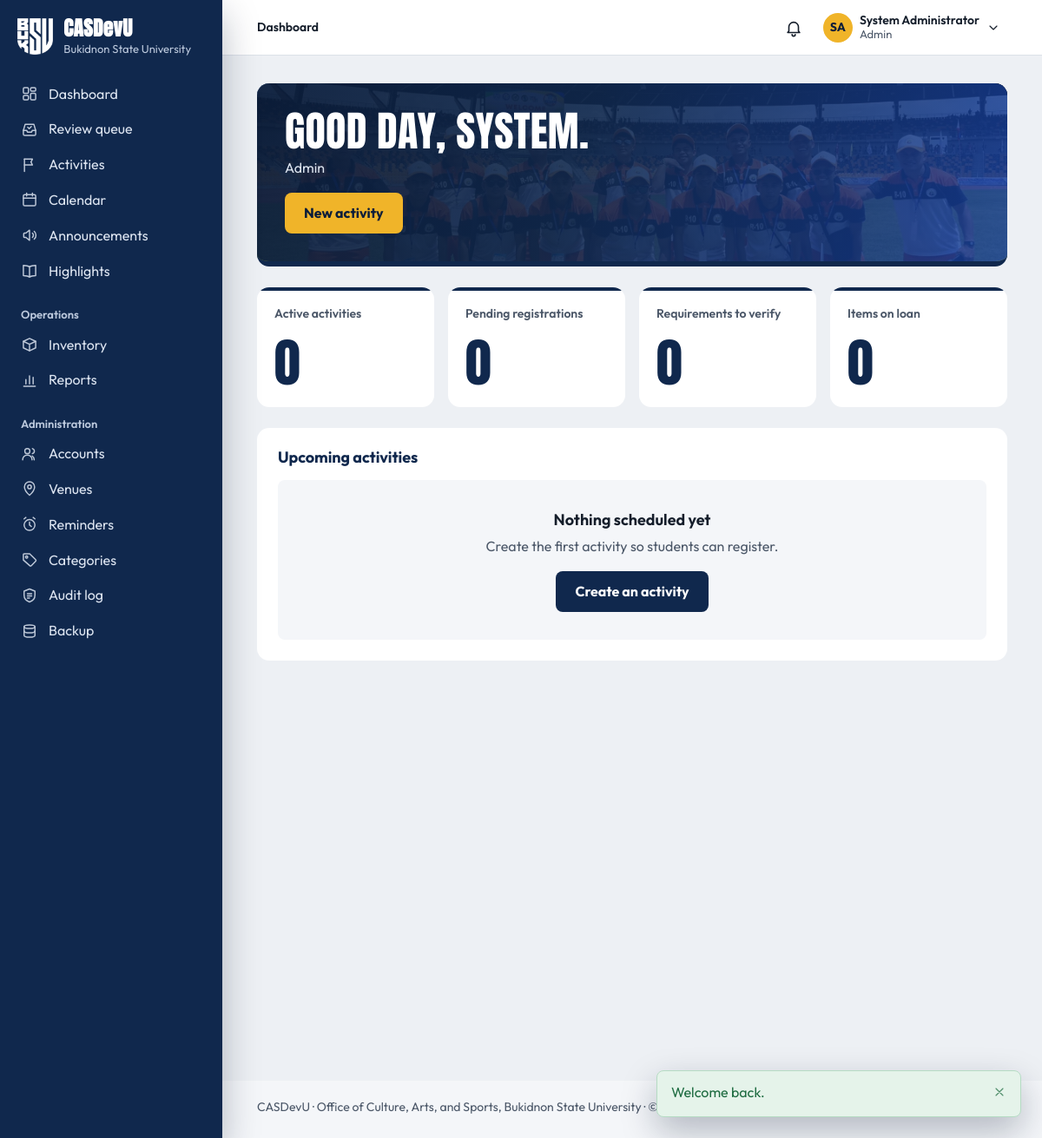
/index.php (signed in), run on the app's committed database.
### tables this page shows
CREATE TABLE settings (
    setting_key     VARCHAR(80) PRIMARY KEY,
    setting_value   TEXT NULL,
    description     VARCHAR(255) NULL,
    updated_at      TIMESTAMP NOT NULL DEFAULT CURRENT_TIMESTAMP
                        ON UPDATE CURRENT_TIMESTAMP
);

CREATE TABLE users (
    user_id         INT UNSIGNED AUTO_INCREMENT PRIMARY KEY,
    role_id         TINYINT UNSIGNED NOT NULL,

     
    email           VARCHAR(150) NOT NULL UNIQUE,    
    password_hash   VARCHAR(255) NOT NULL,           
     
    student_number  VARCHAR(30)  NULL UNIQUE,        
    first_name      VARCHAR(80)  NOT NULL,
    middle_name     VARCHAR(80)  NULL,
    last_name       VARCHAR(80)  NOT NULL,
    sex             ENUM('male','female','other') NULL,
    birth_date      DATE         NULL,
    contact_number  VARCHAR(30)  NULL,
    photo_path      VARCHAR(255) NULL,
    id_front_path   VARCHAR(255) NULL,               
    id_back_path    VARCHAR(255) NULL,               

     
    course_id       INT UNSIGNED     NULL,
    year_level_id   TINYINT UNSIGNED NULL,
    section         VARCHAR(20)      NULL,
     
    connection_note VARCHAR(500)     NULL,

     
    status          ENUM('pending','active','inactive','suspended')
                        NOT NULL DEFAULT 'pending',
    last_login_at   DATETIME NULL,
    created_at      TIMESTAMP NOT NULL DEFAULT CURRENT_TIMESTAMP,
    updated_at      TIMESTAMP NOT NULL DEFAULT CURRENT_TIMESTAMP
                        ON UPDATE CURRENT_TIMESTAMP,

    CONSTRAINT fk_users_role       FOREIGN KEY (role_id)       REFERENCES roles(role_id),
    CONSTRAINT fk_users_course     FOREIGN KEY (course_id)     REFERENCES courses(course_id)
                                       ON DELETE SET NULL,
    CONSTRAINT fk_users_year_level FOREIGN KEY (year_level_id) REFERENCES year_levels(year_level_id)
                                       ON DELETE SET NULL,

    INDEX idx_users_role   (role_id),
    INDEX idx_users_status (status),
    INDEX idx_users_name   (last_name, first_name)
);

### public/index.php (the view, shortened to what the rows shown need)
<?php
require_once __DIR__ . '/../includes/bootstrap.php';
require_login();
$user = current_user();
$role = current_role();
if ($role === 'student') {
    $stats = [
        ['label' => 'My registrations', 'value' => fetch_value(
            'SELECT COUNT(*) FROM registrations WHERE user_id = ?', [$user['user_id']]),
            'class' => '', 'href' => 'participation/my-activities.php'],
        ['label' => 'Approved',         'value' => fetch_value(
            "SELECT COUNT(*) FROM registrations WHERE user_id = ? AND status = 'approved'", [$user['user_id']]),
            'class' => 'stat-success', 'href' => 'participation/my-activities.php'],
        ['label' => 'Awaiting review',  'value' => fetch_value(
            "SELECT COUNT(*) FROM registrations WHERE user_id = ? AND status = 'pending'", [$user['user_id']]),
            'class' => 'stat-gold', 'href' => 'participation/my-activities.php'],
        ['label' => 'Missing requirements', 'value' => fetch_value(
            "SELECT COUNT(*) FROM (" . missing_requirements_sql() . ") m
               JOIN activities a ON a.activity_id = m.activity_id
              WHERE m.user_id = ? AND a.status <> 'completed'", [$user['user_id']]),
            'class' => 'stat-danger', 'href' => 'participation/my-activities.php'],
    ];
} elseif (can_review()) {
    $stats = [
        ['label' => 'Active activities', 'value' => fetch_value(
            "SELECT COUNT(*) FROM activities WHERE status IN ('upcoming','ongoing')"),
            'class' => '', 'href' => 'activities/index.php'],
        ['label' => 'Pending registrations', 'value' => review_counts()['registrations'],
            'class' => 'stat-gold', 'href' => 'review.php?lane=registrations'],
        ['label' => 'Requirements to verify', 'value' => review_counts()['documents'],
            'class' => 'stat-gold', 'href' => 'review.php?lane=documents'],
        ['label' => 'Items on loan', 'value' => fetch_value(
            'SELECT COUNT(*) FROM borrowings WHERE returned_at IS NULL'),
            'class' => '', 'href' => is_office_staff() ? 'inventory/borrowings.php' : null],
    ];
}
$wideRows = !in_array($role, ['student', 'guest'], true);
$pageTitle = 'Dashboard';
require __DIR__ . '/../includes/layout/header.php';
?>
<div class="page-head photo-band"<?= photo_band_style('stadium') ?>>
    <div>
        <h1>Good day, <?= e($user['first_name']) ?>.</h1>
        <p>
            <?= e(ucfirst((string) $role)) ?>
        </p>
    </div>
</div>
<div class="grid grid-2">
    <section class="card<?= $wideRows ? ' span-all' : '' ?>">
        <div class="card-head">
            <h2>Upcoming activities</h2>
        </div>
    </section>
</div>
<?php require __DIR__ . '/../includes/layout/footer.php'; ?>

### includes/layout/header.php (shortened to what the rows shown need)
<?php
$user         = current_user();
$role         = current_role();
$reviewCount  = $user && can_review() ? review_counts()['total'] : 0;
$currentFile  = basename($_SERVER['SCRIPT_NAME']);
$currentDir   = basename(dirname($_SERVER['SCRIPT_NAME']));
$isStudent    = $role === 'student';
$navSection = match (true) {
    in_array($currentDir, ['public', ''], true) && $currentFile === 'index.php'   => 'dashboard',
    in_array($currentDir, ['public', ''], true) && $currentFile === 'review.php'  => 'review',
    $currentFile === 'notifications.php'                        => 'notifications',
    $currentFile === 'profile.php'                              => 'profile',
    $currentFile === 'settings.php'                             => 'settings',
    $currentFile === 'calendar.php'                             => 'calendar',
    $currentDir === 'activities'                                => 'activities',
    $currentDir === 'announcements'                             => 'announcements',
    $currentDir === 'highlights'                                => 'highlights',
    $currentDir === 'inventory' && $isStudent && in_array($currentFile, ['reservations.php', 'borrow.php'], true) => 'borrow-requests',
    $currentDir === 'inventory'                                 => 'inventory',
    $currentDir === 'reports'                                   => 'reports',
    $currentDir === 'admin'                                     => pathinfo($currentFile, PATHINFO_FILENAME),
    $currentDir === 'requirements' && $isStudent                => 'my-requirements',
    $currentDir === 'participation' && $isStudent               => 'my-activities',
    $currentDir === 'participation' || $currentDir === 'requirements' => 'activities',
    default                                                     => '',
};
$sections = [
    'dashboard'       => ['Dashboard', 'index.php'],
    'review'          => ['Review queue', 'review.php'],
    'notifications'   => ['Notifications', 'notifications.php'],
    'profile'         => ['My profile', 'profile.php'],
    'settings'        => ['Settings', 'settings.php'],
    'calendar'        => ['Calendar', 'activities/calendar.php'],
    'activities'      => ['Activities', 'activities/index.php'],
    'announcements'   => ['Announcements', 'announcements/index.php'],
    'highlights'      => ['Highlights', 'highlights/index.php'],
    'inventory'       => [$isStudent ? 'Costumes & equipment' : 'Inventory', 'inventory/index.php'],
    'reports'         => ['Reports', 'reports/index.php'],
    'my-activities'   => ['My activities', 'participation/my-activities.php'],
    'my-requirements' => ['My requirements', 'requirements/mine.php'],
    'borrow-requests' => ['My borrow requests', 'inventory/reservations.php'],
    'users'           => ['Accounts', 'admin/users.php'],
    'venues'          => ['Venues', 'admin/venues.php'],
    'reminders'       => ['Reminders', 'admin/reminders.php'],
    'categories'      => ['Categories', 'admin/categories.php'],
    'audit'           => ['Audit log', 'admin/audit.php'],
    'backup'          => ['Backup', 'admin/backup.php'],
];
function nav_link(string $section, string $href, string $label, string $navSection, int $count = 0, string $countLabel = 'waiting'): string
{
    $current = $section === $navSection ? ' aria-current="page"' : '';
    $badge   = $count > 0
        ? '<span class="nav-count" aria-label="' . $count . ' ' . e($countLabel) . '">' . ($count > 99 ? '99+' : $count) . '</span>'
        : '';
    return '<a class="nav-link" href="' . e(url($href)) . '"' . $current . '>'
         . icon($section === 'inventory' && current_role() === 'student' ? 'equipment' : $section, 'nav-icon')
         . '<span class="nav-label">' . e($label) . '</span>' . $badge . '</a>';
}
$initials = $user
    ? strtoupper(mb_substr((string) $user['first_name'], 0, 1) . mb_substr((string) $user['last_name'], 0, 1))
    : '';
?>
<!DOCTYPE html>
<html lang="en">
<head>
    <link rel="stylesheet" href="<?= asset('css/style.css') ?>">
</head>
<body>
<div class="app<?= $user ? '' : ' app-public' ?>">
<?php if ($user): ?>
    <aside class="sidebar" id="sidebar" aria-label="Main navigation">
        <div class="sidebar-brand">
            <a class="brand" href="<?= url('index.php') ?>">
                <img class="brand-logo" src="<?= asset('img/buksu-logo-white.png') ?>" alt="" width="126" height="128">
                <span class="brand-text">
                    <span class="brand-mark"><?= e(APP_NAME) ?></span>
                    <span class="brand-sub"><?= e(university_name()) ?></span>
                </span>
            </a>
        </div>
        <nav class="sidebar-nav" aria-label="Sections">
            <div class="nav-group">
                <?= nav_link('dashboard', 'index.php', 'Dashboard', $navSection) ?>
                <?php if ($isStudent): ?>
                    <?= nav_link('my-activities', 'participation/my-activities.php', 'My activities', $navSection) ?>
                    <?= nav_link('my-requirements', 'requirements/mine.php', 'My requirements', $navSection) ?>
                <?php elseif (can_review()): ?>
                    <?= nav_link('review', 'review.php', 'Review queue', $navSection, $reviewCount, 'waiting for review') ?>
                <?php endif; ?>
                <?= nav_link('activities', 'activities/index.php', 'Activities', $navSection) ?>
                <?= nav_link('calendar', 'activities/calendar.php', 'Calendar', $navSection) ?>
                <?= nav_link('announcements', 'announcements/index.php', 'Announcements', $navSection) ?>
                <?= nav_link('highlights', 'highlights/index.php', 'Highlights', $navSection) ?>
            </div>
            <?php if (has_role('staff', 'admin', 'coordinator')): ?>
                <div class="nav-group">
                    <p class="nav-group-title">Operations</p>
                    <?= nav_link('inventory', 'inventory/index.php', 'Inventory', $navSection) ?>
                    <?= nav_link('reports', 'reports/index.php', 'Reports', $navSection) ?>
                </div>
            <?php endif; ?>
            <?php if (has_role('staff', 'admin')): ?>
                <div class="nav-group">
                    <p class="nav-group-title">Administration</p>
                    <?= nav_link('users', 'admin/users.php', 'Accounts', $navSection) ?>
                    <?= nav_link('venues', 'admin/venues.php', 'Venues', $navSection) ?>
                    <?= nav_link('reminders', 'admin/reminders.php', 'Reminders', $navSection) ?>
                    <?php if (has_role('admin')): ?>
                        <?= nav_link('categories', 'admin/categories.php', 'Categories', $navSection) ?>
                        <?= nav_link('audit', 'admin/audit.php', 'Audit log', $navSection) ?>
                        <?= nav_link('backup', 'admin/backup.php', 'Backup', $navSection) ?>
                    <?php endif; ?>
                </div>
            <?php endif; ?>
        </nav>
    </aside>
<?php endif; ?>
<div class="main">
<?php if ($user): ?>
    <?php
    [$sectionLabel, $sectionHref] = $sections[$navSection] ?? ['', ''];
    $pageLabel  = (string) ($pageTitle ?? '');
    $isSectionHome = $sectionHref !== '' && str_ends_with($_SERVER['SCRIPT_NAME'], '/' . $sectionHref);
    ?>
    <header class="topbar">
        <nav class="breadcrumb" aria-label="Breadcrumb">
            <ol>
                <?php if ($sectionLabel !== '' && !$isSectionHome): ?>
                    <li><a href="<?= url($sectionHref) ?>"><?= e($sectionLabel) ?></a></li>
                    <li aria-current="page"><?= e($pageLabel) ?></li>
                <?php else: ?>
                    <li aria-current="page"><?= e($sectionLabel !== '' ? $sectionLabel : $pageLabel) ?></li>
                <?php endif; ?>
            </ol>
        </nav>
        <div class="topbar-actions">
            <?php require __DIR__ . '/notifications-menu.php'; ?>
            <details class="account-menu" data-menu>
                <summary class="account-trigger" aria-label="Account menu for <?= e(full_name($user)) ?>">
                    <?php if ($userPhotoUrl = user_photo_url($user)): ?>
                        <img class="account-initials" src="<?= e($userPhotoUrl) ?>" alt="" width="34" height="34">
                    <?php else: ?>
                        <span class="account-initials" aria-hidden="true"><?= e($initials) ?></span>
                    <?php endif; ?>
                    <span class="account-text">
                        <span class="account-name"><?= e(full_name($user)) ?></span>
                        <span class="account-role"><?= e(ucfirst((string) $role)) ?></span>
                    </span>
                    <?= icon('chevron-down', 'icon account-chevron') ?>
                </summary>
            </details>
        </div>
    </header>
<?php endif; ?>
<main class="page" id="main" tabindex="-1">

### includes/layout/footer.php
</main>
<footer class="footer">
    <p><?= e(APP_NAME) ?> · <?= e(office_name()) ?>, <?= e(university_name()) ?> · &copy; <?= date('Y') ?></p>
</footer>
</div>
</div>
</body>
</html>

### data on the page
settings: setting_value "Bukidnon State University"
users: initials "SA", full_name($user) "System Administrator", first_name "SYSTEM"
settings: setting_value "Office of Culture, Arts, and Sports"

### other printed values
APP_NAME "CASDevU"
$label "Dashboard Review queue Activities Calendar Announcements Highlights Inventory Reports Accounts Venues Reminders Categories Audit log Backup"
$sectionLabel !== '' ? $sectionLabel : $pageLabel "Dashboard"
$role "Admin"
$flashMessage['message'] "Welcome back."
$stat['label'] "Active activities"
$stat['label'] "Pending registrations"
$stat['label'] "Requirements to verify"
$stat['label'] "Items on loan"
university_name() "Bukidnon State University"
